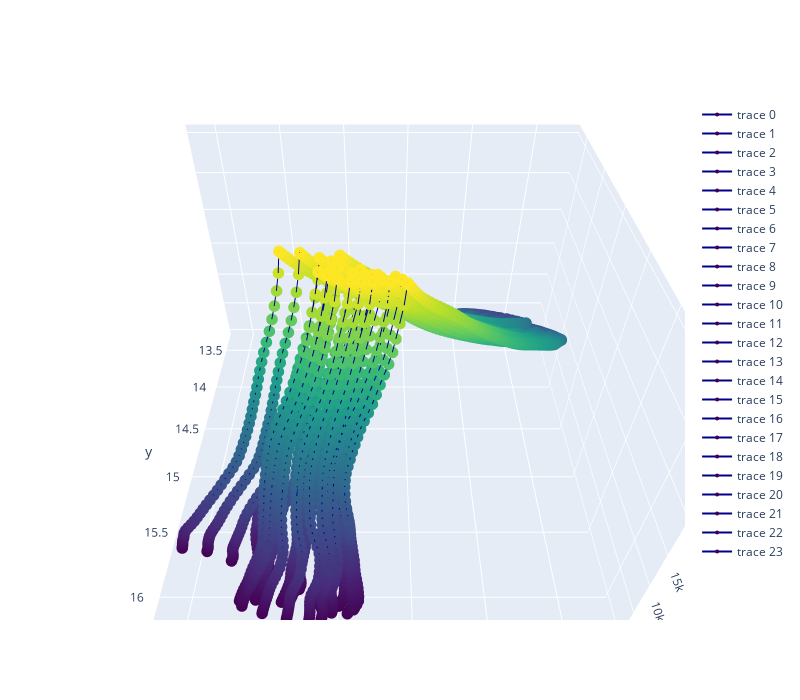

The notebook cell saved with this chart:
### Code cell
features = [path.T for path in trajectories]

fig = go.Figure()
for i, feat in enumerate(features):
    
    fig.add_trace(
        go.Scatter3d(
            x=feat[:,0],
            y=feat[:,1],
            z=feat[:,2],
            marker=dict(
                size=4,
                color=path[2],
                colorscale='Viridis',
            ),
            line=dict(
                color='darkblue',
                width=2
            )
        )
    )

fig.update_layout(
    width=800,
    height=700,
    autosize=True,
    scene=dict(
        camera=dict(
            up=dict(x=0,y=0,z=1),
            eye=dict(x=0,y=1.0707,z=1)),
        aspectratio = dict(x=1,y=1,z=0.7),
        aspectmode = 'manual'
    ),
)

fig.show()

### Figure 1 — Plotly figure (JSON) as saved in the notebook; plotly's stock layout.template omitted (floating-point values rounded to 4 significant figures; data arrays with more than 128 entries replaced by an {"elided": "..."} marker saying what was removed)
{"data": [{"line": {"color": "darkblue", "width": 2}, "marker": {"color": {"elided": "148 float values"}, "colorscale": [[0, "#440154"], [0.1111, "#482878"], [0.2222, "#3e4989"], [0.3333, "#31688e"], [0.4444, "#26828e"], [0.5556, "#1f9e89"], [0.6667, "#35b779"], [0.7778, "#6ece58"], [0.8889, "#b5de2b"], [1, "#fde725"]], "size": 4}, "type": "scatter3d", "x": {"elided": "148 float values"}, "y": {"elided": "148 float values"}, "z": {"elided": "148 float values"}}, {"line": {"color": "darkblue", "width": 2}, "marker": {"color": {"elided": "148 float values"}, "colorscale": [[0, "#440154"], [0.1111, "#482878"], [0.2222, "#3e4989"], [0.3333, "#31688e"], [0.4444, "#26828e"], [0.5556, "#1f9e89"], [0.6667, "#35b779"], [0.7778, "#6ece58"], [0.8889, "#b5de2b"], [1, "#fde725"]], "size": 4}, "type": "scatter3d", "x": {"elided": "148 float values"}, "y": {"elided": "148 float values"}, "z": {"elided": "148 float values"}}, {"line": {"color": "darkblue", "width": 2}, "marker": {"color": {"elided": "148 float values"}, "colorscale": [[0, "#440154"], [0.1111, "#482878"], [0.2222, "#3e4989"], [0.3333, "#31688e"], [0.4444, "#26828e"], [0.5556, "#1f9e89"], [0.6667, "#35b779"], [0.7778, "#6ece58"], [0.8889, "#b5de2b"], [1, "#fde725"]], "size": 4}, "type": "scatter3d", "x": {"elided": "148 float values"}, "y": {"elided": "148 float values"}, "z": {"elided": "148 float values"}}, {"line": {"color": "darkblue", "width": 2}, "marker": {"color": {"elided": "148 float values"}, "colorscale": [[0, "#440154"], [0.1111, "#482878"], [0.2222, "#3e4989"], [0.3333, "#31688e"], [0.4444, "#26828e"], [0.5556, "#1f9e89"], [0.6667, "#35b779"], [0.7778, "#6ece58"], [0.8889, "#b5de2b"], [1, "#fde725"]], "size": 4}, "type": "scatter3d", "x": {"elided": "148 float values"}, "y": {"elided": "148 float values"}, "z": {"elided": "148 float values"}}, {"line": {"color": "darkblue", "width": 2}, "marker": {"color": {"elided": "148 float values"}, "colorscale": [[0, "#440154"], [0.1111, "#482878"], [0.2222, "#3e4989"], [0.3333, "#31688e"], [0.4444, "#26828e"], [0.5556, "#1f9e89"], [0.6667, "#35b779"], [0.7778, "#6ece58"], [0.8889, "#b5de2b"], [1, "#fde725"]], "size": 4}, "type": "scatter3d", "x": {"elided": "148 float values"}, "y": {"elided": "148 float values"}, "z": {"elided": "148 float values"}}, {"line": {"color": "darkblue", "width": 2}, "marker": {"color": {"elided": "148 float values"}, "colorscale": [[0, "#440154"], [0.1111, "#482878"], [0.2222, "#3e4989"], [0.3333, "#31688e"], [0.4444, "#26828e"], [0.5556, "#1f9e89"], [0.6667, "#35b779"], [0.7778, "#6ece58"], [0.8889, "#b5de2b"], [1, "#fde725"]], "size": 4}, "type": "scatter3d", "x": {"elided": "148 float values"}, "y": {"elided": "148 float values"}, "z": {"elided": "148 float values"}}, {"line": {"color": "darkblue", "width": 2}, "marker": {"color": {"elided": "148 float values"}, "colorscale": [[0, "#440154"], [0.1111, "#482878"], [0.2222, "#3e4989"], [0.3333, "#31688e"], [0.4444, "#26828e"], [0.5556, "#1f9e89"], [0.6667, "#35b779"], [0.7778, "#6ece58"], [0.8889, "#b5de2b"], [1, "#fde725"]], "size": 4}, "type": "scatter3d", "x": {"elided": "148 float values"}, "y": {"elided": "148 float values"}, "z": {"elided": "148 float values"}}, {"line": {"color": "darkblue", "width": 2}, "marker": {"color": {"elided": "148 float values"}, "colorscale": [[0, "#440154"], [0.1111, "#482878"], [0.2222, "#3e4989"], [0.3333, "#31688e"], [0.4444, "#26828e"], [0.5556, "#1f9e89"], [0.6667, "#35b779"], [0.7778, "#6ece58"], [0.8889, "#b5de2b"], [1, "#fde725"]], "size": 4}, "type": "scatter3d", "x": {"elided": "148 float values"}, "y": {"elided": "148 float values"}, "z": {"elided": "148 float values"}}, {"line": {"color": "darkblue", "width": 2}, "marker": {"color": {"elided": "148 float values"}, "colorscale": [[0, "#440154"], [0.1111, "#482878"], [0.2222, "#3e4989"], [0.3333, "#31688e"], [0.4444, "#26828e"], [0.5556, "#1f9e89"], [0.6667, "#35b779"], [0.7778, "#6ece58"], [0.8889, "#b5de2b"], [1, "#fde725"]], "size": 4}, "type": "scatter3d", "x": {"elided": "148 float values"}, "y": {"elided": "148 float values"}, "z": {"elided": "148 float values"}}, {"line": {"color": "darkblue", "width": 2}, "marker": {"color": {"elided": "148 float values"}, "colorscale": [[0, "#440154"], [0.1111, "#482878"], [0.2222, "#3e4989"], [0.3333, "#31688e"], [0.4444, "#26828e"], [0.5556, "#1f9e89"], [0.6667, "#35b779"], [0.7778, "#6ece58"], [0.8889, "#b5de2b"], [1, "#fde725"]], "size": 4}, "type": "scatter3d", "x": {"elided": "148 float values"}, "y": {"elided": "148 float values"}, "z": {"elided": "148 float values"}}, {"line": {"color": "darkblue", "width": 2}, "marker": {"color": {"elided": "148 float values"}, "colorscale": [[0, "#440154"], [0.1111, "#482878"], [0.2222, "#3e4989"], [0.3333, "#31688e"], [0.4444, "#26828e"], [0.5556, "#1f9e89"], [0.6667, "#35b779"], [0.7778, "#6ece58"], [0.8889, "#b5de2b"], [1, "#fde725"]], "size": 4}, "type": "scatter3d", "x": {"elided": "148 float values"}, "y": {"elided": "148 float values"}, "z": {"elided": "148 float values"}}, {"line": {"color": "darkblue", "width": 2}, "marker": {"color": {"elided": "148 float values"}, "colorscale": [[0, "#440154"], [0.1111, "#482878"], [0.2222, "#3e4989"], [0.3333, "#31688e"], [0.4444, "#26828e"], [0.5556, "#1f9e89"], [0.6667, "#35b779"], [0.7778, "#6ece58"], [0.8889, "#b5de2b"], [1, "#fde725"]], "size": 4}, "type": "scatter3d", "x": {"elided": "148 float values"}, "y": {"elided": "148 float values"}, "z": {"elided": "148 float values"}}, {"line": {"color": "darkblue", "width": 2}, "marker": {"color": {"elided": "148 float values"}, "colorscale": [[0, "#440154"], [0.1111, "#482878"], [0.2222, "#3e4989"], [0.3333, "#31688e"], [0.4444, "#26828e"], [0.5556, "#1f9e89"], [0.6667, "#35b779"], [0.7778, "#6ece58"], [0.8889, "#b5de2b"], [1, "#fde725"]], "size": 4}, "type": "scatter3d", "x": {"elided": "148 float values"}, "y": {"elided": "148 float values"}, "z": {"elided": "148 float values"}}, {"line": {"color": "darkblue", "width": 2}, "marker": {"color": {"elided": "148 float values"}, "colorscale": [[0, "#440154"], [0.1111, "#482878"], [0.2222, "#3e4989"], [0.3333, "#31688e"], [0.4444, "#26828e"], [0.5556, "#1f9e89"], [0.6667, "#35b779"], [0.7778, "#6ece58"], [0.8889, "#b5de2b"], [1, "#fde725"]], "size": 4}, "type": "scatter3d", "x": {"elided": "148 float values"}, "y": {"elided": "148 float values"}, "z": {"elided": "148 float values"}}, {"line": {"color": "darkblue", "width": 2}, "marker": {"color": {"elided": "148 float values"}, "colorscale": [[0, "#440154"], [0.1111, "#482878"], [0.2222, "#3e4989"], [0.3333, "#31688e"], [0.4444, "#26828e"], [0.5556, "#1f9e89"], [0.6667, "#35b779"], [0.7778, "#6ece58"], [0.8889, "#b5de2b"], [1, "#fde725"]], "size": 4}, "type": "scatter3d", "x": {"elided": "148 float values"}, "y": {"elided": "148 float values"}, "z": {"elided": "148 float values"}}, {"line": {"color": "darkblue", "width": 2}, "marker": {"color": {"elided": "148 float values"}, "colorscale": [[0, "#440154"], [0.1111, "#482878"], [0.2222, "#3e4989"], [0.3333, "#31688e"], [0.4444, "#26828e"], [0.5556, "#1f9e89"], [0.6667, "#35b779"], [0.7778, "#6ece58"], [0.8889, "#b5de2b"], [1, "#fde725"]], "size": 4}, "type": "scatter3d", "x": {"elided": "148 float values"}, "y": {"elided": "148 float values"}, "z": {"elided": "148 float values"}}, {"line": {"color": "darkblue", "width": 2}, "marker": {"color": {"elided": "148 float values"}, "colorscale": [[0, "#440154"], [0.1111, "#482878"], [0.2222, "#3e4989"], [0.3333, "#31688e"], [0.4444, "#26828e"], [0.5556, "#1f9e89"], [0.6667, "#35b779"], [0.7778, "#6ece58"], [0.8889, "#b5de2b"], [1, "#fde725"]], "size": 4}, "type": "scatter3d", "x": {"elided": "148 float values"}, "y": {"elided": "148 float values"}, "z": {"elided": "148 float values"}}, {"line": {"color": "darkblue", "width": 2}, "marker": {"color": {"elided": "148 float values"}, "colorscale": [[0, "#440154"], [0.1111, "#482878"], [0.2222, "#3e4989"], [0.3333, "#31688e"], [0.4444, "#26828e"], [0.5556, "#1f9e89"], [0.6667, "#35b779"], [0.7778, "#6ece58"], [0.8889, "#b5de2b"], [1, "#fde725"]], "size": 4}, "type": "scatter3d", "x": {"elided": "148 float values"}, "y": {"elided": "148 float values"}, "z": {"elided": "148 float values"}}, {"line": {"color": "darkblue", "width": 2}, "marker": {"color": {"elided": "148 float values"}, "colorscale": [[0, "#440154"], [0.1111, "#482878"], [0.2222, "#3e4989"], [0.3333, "#31688e"], [0.4444, "#26828e"], [0.5556, "#1f9e89"], [0.6667, "#35b779"], [0.7778, "#6ece58"], [0.8889, "#b5de2b"], [1, "#fde725"]], "size": 4}, "type": "scatter3d", "x": {"elided": "148 float values"}, "y": {"elided": "148 float values"}, "z": {"elided": "148 float values"}}, {"line": {"color": "darkblue", "width": 2}, "marker": {"color": {"elided": "148 float values"}, "colorscale": [[0, "#440154"], [0.1111, "#482878"], [0.2222, "#3e4989"], [0.3333, "#31688e"], [0.4444, "#26828e"], [0.5556, "#1f9e89"], [0.6667, "#35b779"], [0.7778, "#6ece58"], [0.8889, "#b5de2b"], [1, "#fde725"]], "size": 4}, "type": "scatter3d", "x": {"elided": "148 float values"}, "y": {"elided": "148 float values"}, "z": {"elided": "148 float values"}}, {"line": {"color": "darkblue", "width": 2}, "marker": {"color": {"elided": "148 float values"}, "colorscale": [[0, "#440154"], [0.1111, "#482878"], [0.2222, "#3e4989"], [0.3333, "#31688e"], [0.4444, "#26828e"], [0.5556, "#1f9e89"], [0.6667, "#35b779"], [0.7778, "#6ece58"], [0.8889, "#b5de2b"], [1, "#fde725"]], "size": 4}, "type": "scatter3d", "x": {"elided": "148 float values"}, "y": {"elided": "148 float values"}, "z": {"elided": "148 float values"}}, {"line": {"color": "darkblue", "width": 2}, "marker": {"color": {"elided": "148 float values"}, "colorscale": [[0, "#440154"], [0.1111, "#482878"], [0.2222, "#3e4989"], [0.3333, "#31688e"], [0.4444, "#26828e"], [0.5556, "#1f9e89"], [0.6667, "#35b779"], [0.7778, "#6ece58"], [0.8889, "#b5de2b"], [1, "#fde725"]], "size": 4}, "type": "scatter3d", "x": {"elided": "148 float values"}, "y": {"elided": "148 float values"}, "z": {"elided": "148 float values"}}, {"line": {"color": "darkblue", "width": 2}, "marker": {"color": {"elided": "148 float values"}, "colorscale": [[0, "#440154"], [0.1111, "#482878"], [0.2222, "#3e4989"], [0.3333, "#31688e"], [0.4444, "#26828e"], [0.5556, "#1f9e89"], [0.6667, "#35b779"], [0.7778, "#6ece58"], [0.8889, "#b5de2b"], [1, "#fde725"]], "size": 4}, "type": "scatter3d", "x": {"elided": "148 float values"}, "y": {"elided": "148 float values"}, "z": {"elided": "148 float values"}}, {"line": {"color": "darkblue", "width": 2}, "marker": {"color": {"elided": "148 float values"}, "colorscale": [[0, "#440154"], [0.1111, "#482878"], [0.2222, "#3e4989"], [0.3333, "#31688e"], [0.4444, "#26828e"], [0.5556, "#1f9e89"], [0.6667, "#35b779"], [0.7778, "#6ece58"], [0.8889, "#b5de2b"], [1, "#fde725"]], "size": 4}, "type": "scatter3d", "x": {"elided": "148 float values"}, "y": {"elided": "148 float values"}, "z": {"elided": "148 float values"}}], "layout": {"autosize": true, "height": 700, "scene": {"aspectmode": "manual", "aspectratio": {"x": 1, "y": 1, "z": 0.7}, "camera": {"eye": {"x": 0, "y": 1.071, "z": 1}, "up": {"x": 0, "y": 0, "z": 1}}}, "width": 800}}
